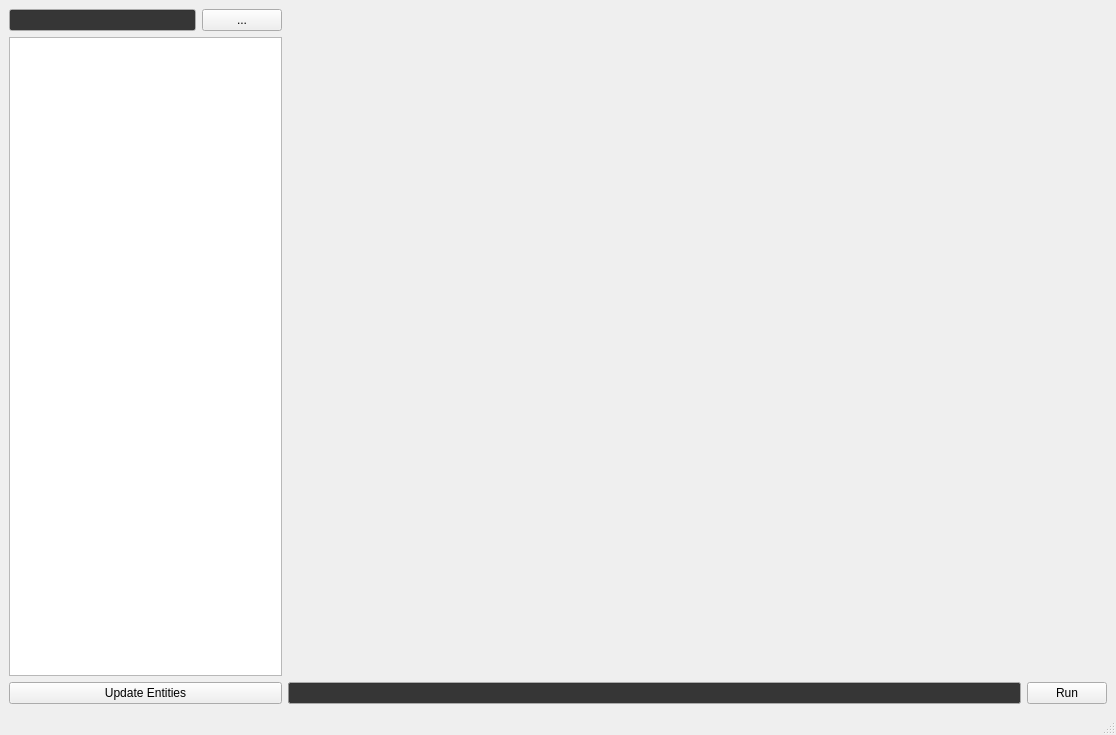
<?xml version="1.0" encoding="UTF-8"?>
<ui version="4.0">
 <class>MainWindow</class>
 <widget class="QMainWindow" name="MainWindow">
  <property name="geometry">
   <rect>
    <x>0</x>
    <y>0</y>
    <width>1116</width>
    <height>735</height>
   </rect>
  </property>
  <property name="windowTitle">
   <string>Pebbles</string>
  </property>
  <widget class="QWidget" name="centralwidget">
   <property name="palette">
    <palette>
     <active>
      <colorrole role="Base">
       <brush brushstyle="SolidPattern">
        <color alpha="255">
         <red>54</red>
         <green>54</green>
         <blue>54</blue>
        </color>
       </brush>
      </colorrole>
     </active>
     <inactive>
      <colorrole role="Base">
       <brush brushstyle="SolidPattern">
        <color alpha="255">
         <red>54</red>
         <green>54</green>
         <blue>54</blue>
        </color>
       </brush>
      </colorrole>
     </inactive>
     <disabled>
      <colorrole role="Base">
       <brush brushstyle="SolidPattern">
        <color alpha="255">
         <red>68</red>
         <green>68</green>
         <blue>68</blue>
        </color>
       </brush>
      </colorrole>
     </disabled>
    </palette>
   </property>
   <layout class="QHBoxLayout" name="horizontalLayout" stretch="1,3">
    <item>
     <layout class="QHBoxLayout" name="main" stretch="2">
      <item>
       <layout class="QVBoxLayout" name="fileManager" stretch="0,5,0">
        <item>
         <layout class="QHBoxLayout" name="searchBar" stretch="0,0">
          <item>
           <widget class="QLineEdit" name="searchEdit">
            <property name="cursor">
             <cursorShape>ArrowCursor</cursorShape>
            </property>
            <property name="focusPolicy">
             <enum>Qt::ClickFocus</enum>
            </property>
            <property name="toolTip">
             <string/>
            </property>
            <property name="inputMask">
             <string/>
            </property>
            <property name="text">
             <string/>
            </property>
            <property name="readOnly">
             <bool>true</bool>
            </property>
           </widget>
          </item>
          <item>
           <widget class="QPushButton" name="searchButton">
            <property name="cursor">
             <cursorShape>PointingHandCursor</cursorShape>
            </property>
            <property name="toolTip">
             <string>Search for a file path.</string>
            </property>
            <property name="text">
             <string>...</string>
            </property>
           </widget>
          </item>
         </layout>
        </item>
        <item>
         <widget class="QTreeView" name="fileViewer">
          <property name="palette">
           <palette>
            <active>
             <colorrole role="Base">
              <brush brushstyle="SolidPattern">
               <color alpha="255">
                <red>255</red>
                <green>255</green>
                <blue>255</blue>
               </color>
              </brush>
             </colorrole>
            </active>
            <inactive>
             <colorrole role="Base">
              <brush brushstyle="SolidPattern">
               <color alpha="255">
                <red>255</red>
                <green>255</green>
                <blue>255</blue>
               </color>
              </brush>
             </colorrole>
            </inactive>
            <disabled>
             <colorrole role="Base">
              <brush brushstyle="SolidPattern">
               <color alpha="255">
                <red>68</red>
                <green>68</green>
                <blue>68</blue>
               </color>
              </brush>
             </colorrole>
            </disabled>
           </palette>
          </property>
          <property name="showDropIndicator" stdset="0">
           <bool>true</bool>
          </property>
          <property name="dragDropMode">
           <enum>QAbstractItemView::NoDragDrop</enum>
          </property>
          <property name="selectionMode">
           <enum>QAbstractItemView::MultiSelection</enum>
          </property>
          <property name="selectionBehavior">
           <enum>QAbstractItemView::SelectItems</enum>
          </property>
         </widget>
        </item>
        <item>
         <widget class="QPushButton" name="entitiesButton">
          <property name="text">
           <string>Update Entities</string>
          </property>
         </widget>
        </item>
       </layout>
      </item>
     </layout>
    </item>
    <item>
     <layout class="QVBoxLayout" name="graphWindow" stretch="1,0">
      <item>
       <layout class="QHBoxLayout" name="graphHolder"/>
      </item>
      <item>
       <layout class="QHBoxLayout" name="loadrunBar">
        <item>
         <widget class="QProgressBar" name="progressBar">
          <property name="value">
           <number>0</number>
          </property>
          <property name="textVisible">
           <bool>false</bool>
          </property>
          <property name="invertedAppearance">
           <bool>false</bool>
          </property>
          <property name="textDirection">
           <enum>QProgressBar::TopToBottom</enum>
          </property>
         </widget>
        </item>
        <item>
         <widget class="QPushButton" name="runButton">
          <property name="palette">
           <palette>
            <active>
             <colorrole role="ButtonText">
              <brush brushstyle="SolidPattern">
               <color alpha="255">
                <red>0</red>
                <green>0</green>
                <blue>0</blue>
               </color>
              </brush>
             </colorrole>
            </active>
            <inactive>
             <colorrole role="ButtonText">
              <brush brushstyle="SolidPattern">
               <color alpha="255">
                <red>0</red>
                <green>0</green>
                <blue>0</blue>
               </color>
              </brush>
             </colorrole>
            </inactive>
            <disabled>
             <colorrole role="ButtonText">
              <brush brushstyle="SolidPattern">
               <color alpha="255">
                <red>34</red>
                <green>34</green>
                <blue>34</blue>
               </color>
              </brush>
             </colorrole>
            </disabled>
           </palette>
          </property>
          <property name="text">
           <string>Run</string>
          </property>
         </widget>
        </item>
       </layout>
      </item>
     </layout>
    </item>
   </layout>
  </widget>
  <widget class="QMenuBar" name="menubar">
   <property name="geometry">
    <rect>
     <x>0</x>
     <y>0</y>
     <width>1116</width>
     <height>22</height>
    </rect>
   </property>
  </widget>
  <widget class="QStatusBar" name="statusbar"/>
 </widget>
 <resources/>
 <connections/>
</ui>
